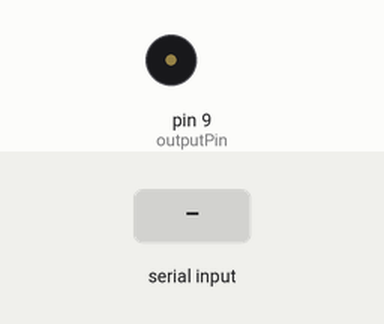
A sketch run on a simulated Arduino Uno, built with avr-gcc and run on an emulated ATmega328P. Shown: buzzer (waves = sounding). The test bench sets the inputs (shaded band). What the sketch prints to the serial monitor is not drawn.

Above: at 1.2 s.
1.3 s: byte 30 received over Serial
At 1.4 s:
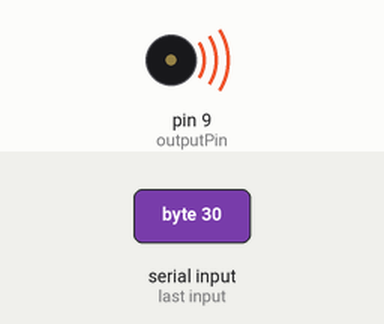
4.3 s: byte 90 received over Serial
At 5.17 s:
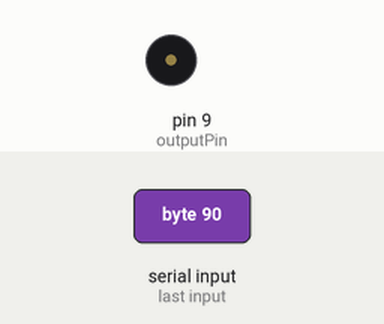
7.3 s: byte 120 received over Serial
Timing chart, 0 to 12.2 s (numbered marks = the images above; inputs shaded):
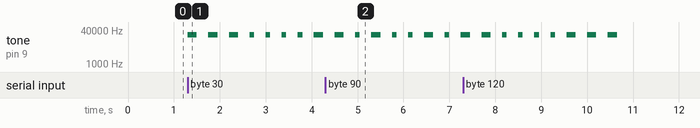

The sketch:

UnderWaterModemTransmission.ino
```cpp
int outputPin = 9; // С какой ножки считываем сигнал

int zeroDelay = 200; // Длина посылки "0" в миллисекундах
int oneDelay = 100; // Длина посылки "1" в миллисекундах
int waitDelay = 250; // Длина защитного интервала в миллисекундах
int frequency = 24000; // Частоты сигнала

bool activSession = false; // Флаг активной передачи сообщения
unsigned long currentTime; // Время начала передачи сообщения
int byteCountInSession = 0; // Количество байт в сообщении

void setup()
{
  Serial.begin(115200); // установка скорости для монитора порта
}

void loop()
{
  if (Serial.available() > 0)
  {
    if (!activSession)
    {
      activSession = true; // Поднятие флага активной передачи сообщения
      byteCountInSession = 0; // На начало передачи количество байт в сообщении
      currentTime = micros(); // Запоминиаем время начала передачи сообщения
    }

    char charData = Serial.read(); // Считываем символ

    Serial.print("charData == "); // Выводим символ для пользователя
    Serial.println(charData);

    translateAndTransmit((int)charData); // Передаем символ на передачу
    byteCountInSession++; // Увеличиваем число переданных символов. 1 символ = 1 байту
  }
  else
  {
    if (activSession)
    {
      activSession = false; // Убераем флаг активной передачи сообщения

      unsigned long actualTime = micros() - currentTime; // Считаем время прошедшее с начала передачи сообщения
      double rightTime = actualTime / 1000000.0; // Переводим время в формат секунд для удобного понимания

      Serial.print("transmit Time: "); // Выводим пользователю время передачи сообщения
      Serial.print(rightTime);
      Serial.println(" sec");

      Serial.print("transmit speed: "); // Выводим пользователю скорость передачи
      Serial.print(byteCountInSession / rightTime);
      Serial.println(" byte/sec");
    }
  }
}

void translateAndTransmit(int data) // Функция перевода и передачи символа
{
  byte bin[8] = {0, 0, 0, 0, 0, 0, 0, 0}; // Созаем массив посылок
  int i = 7; // Устанавливаем указатель на заполняемую ячейку массива

  while (data) // Пока число больше 0
  {
    if (i < 0) break; // Если указатель вышел за пределы массива - принудительно выходим

    bin[i] = data % 2; // заполняем ячейку массива посылкой "0" или "1"
    i--; // Смещаем указатель
    data /= 2; // Обновляем общее число
  }

  Serial.print("bin == "); // Выводим получившееся бинарное число

  for (int j = 0; j < 8; j++) // По порядку выводим все 8 посылок
  {
    Serial.print(bin[j]); // Выводим саму посылку пользователю

    switch (bin[j]) // Смотрим какая посылка
    {
      case 0:
        tone(outputPin, frequency, zeroDelay); // задаем на ножке тон заданной частоты и длительности
        delay(zeroDelay); // Ждем пока тон отработает
        break;
      case 1:
        tone(outputPin, frequency, oneDelay); // задаем на ножке тон заданной частоты и длительности
        delay(oneDelay); // Ждем пока тон отработает
        break;
    }

    delay(waitDelay); // Ждем время защитного интервала
  }

  Serial.println(""); // Переносим на следующую строку для последующих выводных пользователю данных
}
```

Measured:
- after the input at 1.3 s, tone on pin 9 (outputPin): goes 3 × (24000 Hz 0.20 s, silent 0.25 s), 4 × (24000 Hz 0.10 s, silent 0.25 s), 24000 Hz 0.20 s, then silent, starting at once
- after the input at 4.3 s, tone on pin 9 (outputPin): silent → 24000 Hz after 0.20 s, then repeats every 1.2 s: silent 0.25 s, 24000 Hz 0.10 s, silent 0.25 s, 24000 Hz 0.20 s, silent 0.25 s, 24000 Hz 0.10 s
